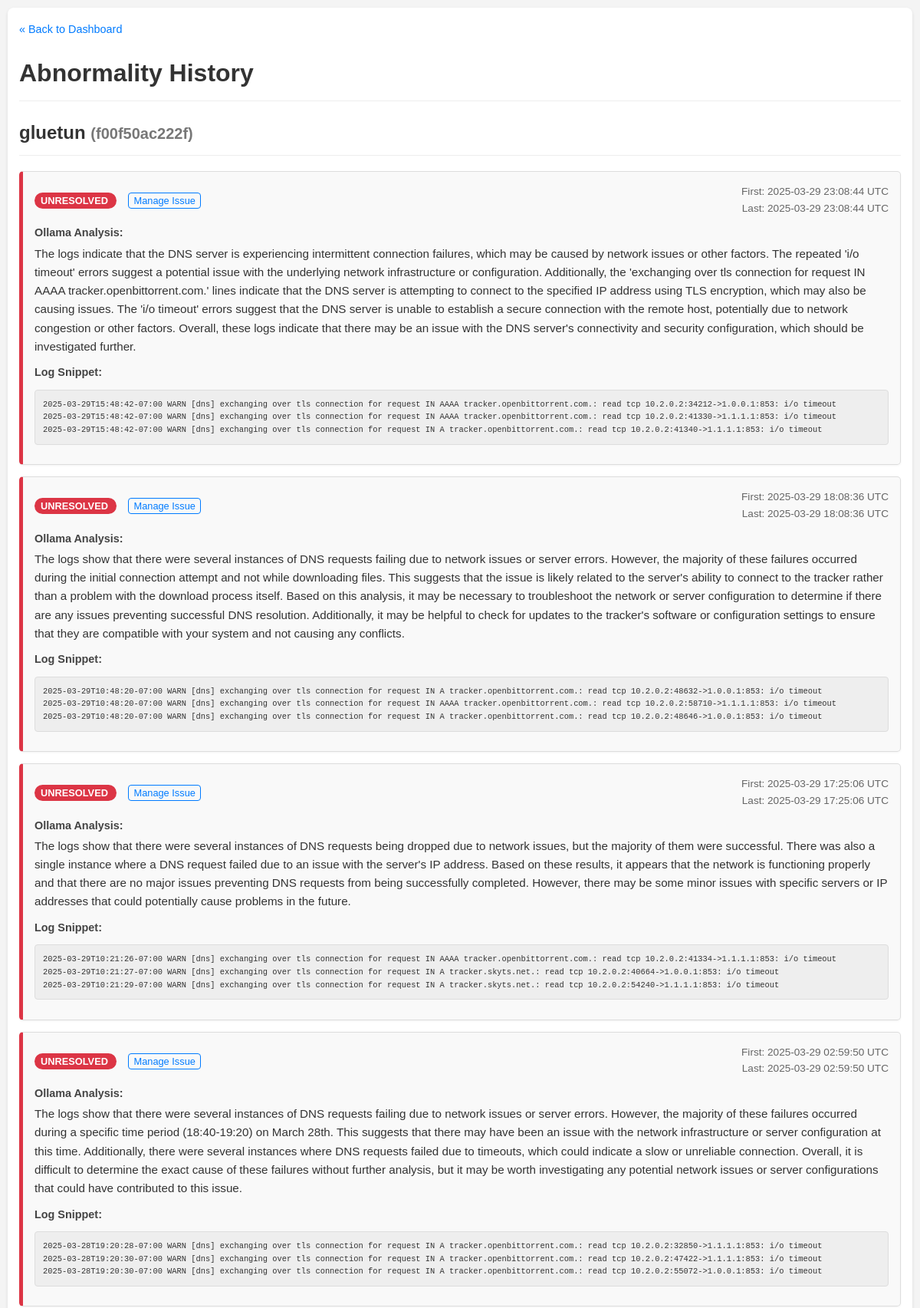
Page /history/f00f50ac222f5f7a17e6c27aef7cb144042b7a2ab6289baa478d7ef57e1e4045 (upper part) on the committed database.
### tables this page shows
CREATE TABLE abnormalities (
                id INTEGER PRIMARY KEY AUTOINCREMENT,
                container_name TEXT NOT NULL,
                container_id TEXT NOT NULL,
                log_snippet TEXT NOT NULL,
                ollama_analysis TEXT,
                first_detected_timestamp TEXT,
                last_detected_timestamp TEXT,
                status TEXT DEFAULT 'unresolved',
                resolution_notes TEXT,
                UNIQUE(container_id, log_snippet)
            );

### app.py (the view)
@app.route('/history/<string:container_id>')
def container_history(container_id):
    if not container_id or len(container_id) < 12: abort(404)
    history_records = db.get_abnormalities_by_container(container_id)
    container_name = history_records[0]['container_name'] if history_records else f"ID: {container_id[:12]}"
    display_timezone_obj = get_display_timezone()
    with settings_lock: current_color_settings = {k: v for k, v in app_settings.items() if k.startswith('color_')}
    return render_template('history.html', records=history_records, container_name=container_name, container_id=container_id, timezone_obj=display_timezone_obj, color_settings=current_color_settings)

### app.py (called while the page is built)
def get_display_timezone():
    global SCHEDULER_TIMEZONE
    try: return pytz.timezone(SCHEDULER_TIMEZONE)
    except pytz.exceptions.UnknownTimeZoneError:
        logging.warning(f"Invalid TZ '{SCHEDULER_TIMEZONE}'. Using UTC."); SCHEDULER_TIMEZONE = "UTC"; return pytz.utc

### db.py (called while the page is built)
def _parse_iso_datetime(iso_string):
    if not iso_string: return None
    try:
        if 'T' not in iso_string: return iso_string
        if '+' in iso_string: iso_string = iso_string.split('+')[0]
        if 'Z' in iso_string: iso_string = iso_string.replace('Z', '')
        if '.' in iso_string:
             dt_part, ms_part = iso_string.split('.')
             ms_part = ms_part[:6]; iso_string = f"{dt_part}.{ms_part}"
        return datetime.datetime.fromisoformat(iso_string)
    except (ValueError, TypeError) as e:
        logging.warning(f"Could not parse ISO timestamp '{iso_string}': {e}")
        return iso_string

def get_db():
    try:
        os.makedirs(DATABASE_DIR, exist_ok=True)
    except OSError as e:
        logging.error(f"Could not create database directory {DATABASE_DIR}: {e}")
    conn = sqlite3.connect(DATABASE, detect_types=sqlite3.PARSE_DECLTYPES | sqlite3.PARSE_COLNAMES)
    conn.row_factory = sqlite3.Row
    return conn

def _row_to_dict_with_parsed_dates(row):
    if not row: return None
    item = dict(row)
    item['first_detected_timestamp'] = _parse_iso_datetime(item.get('first_detected_timestamp'))
    item['last_detected_timestamp'] = _parse_iso_datetime(item.get('last_detected_timestamp'))
    return item

def get_abnormalities_by_container(container_id):
    conn = get_db(); cursor = conn.cursor(); results = []
    try:
        cursor.execute("SELECT * FROM abnormalities WHERE container_id = ? ORDER BY last_detected_timestamp DESC", (container_id,))
        rows = cursor.fetchall()
        for row in rows: results.append(_row_to_dict_with_parsed_dates(row))
    except sqlite3.Error as e: logging.error(f"Error fetching abnormalities for container {container_id[:12]}: {e}")
    finally: conn.close()
    return results

### templates/history.html (shortened to what this page needs)
<!DOCTYPE html>
<html lang="en">
<head>
    <link rel="stylesheet" href="{{ url_for('static', filename='style.css') }}">
</head>
<body>
    <div class="container">
        <a href="{{ url_for('index') }}" class="back-link">« Back to Dashboard</a>
        <h1>Abnormality History</h1>
        <h2>{{ container_name }} <small style="color: #777;">({{ container_id[:12] }})</small></h2>
        {% if records %}
            <ul class="history-list">
                {% for record in records %}
                    <li class="history-item" data-status="{{ record.status }}">
                        <div class="history-header">
                            <div>
                                <span class="status-badge status-{{ record.status }}">
                                    {{ record.status | replace('_', ' ') | title }}
                                </span>
                                {% if record.status == 'unresolved' %}
                                    <a href="{{ url_for('manage_abnormality', abnormality_id=record.id) }}" class="manage-link-history">Manage Issue</a>
                                {% endif %}
                            </div>
                            <div class="timestamps">
                                {% if record.first_detected_timestamp %}
                                    First: {{ record.first_detected_timestamp.astimezone(timezone_obj).strftime('%Y-%m-%d %H:%M:%S %Z') if record.first_detected_timestamp and timezone_obj else record.first_detected_timestamp.strftime('%Y-%m-%d %H:%M:%S') if record.first_detected_timestamp else 'N/A' }}
                                    <br>
                                {% endif %}
                                Last: {{ record.last_detected_timestamp.astimezone(timezone_obj).strftime('%Y-%m-%d %H:%M:%S %Z') if record.last_detected_timestamp and timezone_obj else record.last_detected_timestamp.strftime('%Y-%m-%d %H:%M:%S') if record.last_detected_timestamp else 'N/A' }}
                            </div>
                        </div>
                        <div class="detail-block">
                            <strong>Ollama Analysis:</strong>
                            <p>{{ record.ollama_analysis | default('(Not Available)', true) }}</p>
                        </div>
                        <div class="detail-block">
                            <strong>Log Snippet:</strong>
                            <pre>{{ record.log_snippet | default('(Not Available)', true) }}</pre>
                        </div>
                    </li>
                {% endfor %}
            </ul>
        {% else %}
            <p>No abnormality history found for this container.</p>
        {% endif %}
    </div>
</body>
</html>

### static/style.css (style rules this page uses)
body { font-family: sans-serif; line-height: 1.6; margin: 20px; background-color: #f4f4f4; }
h1, h2 { color: #333; }
.container { background: #fff; padding: 20px; border-radius: 8px; box-shadow: 0 2px 4px rgba(0,0,0,0.1); }
pre { background: #eee; padding: 10px; border-radius: 4px; white-space: pre-wrap; word-wrap: break-word; font-size: 0.9em; max-height: 200px; overflow-y: auto; }
.status-unresolved { color: red; font-weight: bold; }

### templates/history.html (style rules this page uses)
body { font-family: sans-serif; line-height: 1.6; margin: 0; padding: 10px; background-color: #f4f4f4; color: #333; }
*, *:before, *:after { box-sizing: border-box; }
.container { background: #fff; padding: 15px; border-radius: 8px; box-shadow: 0 2px 4px rgba(0,0,0,0.1); margin-bottom: 15px; max-width: 1200px; margin-left: auto; margin-right: auto; }
h1, h2 { color: #333; border-bottom: 1px solid #eee; padding-bottom: 10px; margin-top: 0; }
pre { background: #eee; padding: 10px; border-radius: 4px; white-space: pre-wrap; word-wrap: break-word; font-size: 0.85em; max-height: 200px; overflow-y: auto; border: 1px solid #ddd; }
.back-link { display: inline-block; margin-bottom: 20px; color: #007bff; text-decoration: none; font-size: 0.9em; }
.history-list { list-style: none; padding: 0; }
.history-item { background-color: #f9f9f9; border: 1px solid #ddd; border-radius: 5px; margin-bottom: 15px; padding: 15px; box-shadow: 0 1px 3px rgba(0,0,0,0.05); border-left: 5px solid #ccc; }
.history-header { display: flex; justify-content: space-between; align-items: center; margin-bottom: 10px; flex-wrap: wrap; gap: 10px; }
.status-badge { padding: 3px 8px; border-radius: 12px; font-size: 0.8em; font-weight: bold; text-transform: uppercase; color: white; white-space: nowrap; }
.status-unresolved { background-color: red; }
.timestamps { font-size: 0.85em; color: #666; text-align: right; }
.detail-block { margin-bottom: 10px; }
.detail-block strong { display: block; color: #444; margin-bottom: 3px; font-size: 0.9em; }
.detail-block p { margin: 0; font-size: 0.95em; }
.detail-block pre { font-size: 0.8em; }
.manage-link-history { font-size: 0.8em; margin-left: 15px; padding: 2px 6px; border: 1px solid #007bff; color: #007bff; text-decoration: none; border-radius: 4px; white-space: nowrap; }

### rows in the picture
abnormalities: container_name "gluetun", status "UNRESOLVED", first_detected_timestamp.astimezone "2025-03-29 23:08:44 UTC", last_detected_timestamp.astimezone "2025-03-29 23:08:44 UTC", ollama_analysis "The logs indicate that the DNS server is experiencing intermittent connection failures, which may be caused by network issues or other factors. The repeated 'i/o timeout' errors suggest a potential issue with the underlying network infrastructure or configuration. Additionally, the 'exchanging over tls connection for request IN AAAA tracker.openbittorrent.com.' lines indicate that the DNS server is attempting to connect to the specified IP address using TLS encryption, which may also be causing issues. The 'i/o timeout' errors suggest that the DNS server is unable to establish a secure connection with the remote host, potentially due to network congestion or other factors. Overall, these…", log_snippet "2025-03-29T15:48:42-07:00 WARN [dns] exchanging over tls connection for request IN AAAA tracker.openbittorrent.com.: read tcp 10.2.0.2:34212->1.0.0.1:853: i/o timeout 2025-03-29T15:48:42-07:00 WARN [dns] exchanging over tls connection for request IN AAAA tracker.openbittorrent.com.: read tcp 10.2.0.2:41330->1.1.1.1:853: i/o timeout 2025-03-29T15:48:42-07:00 WARN [dns] exchanging over tls connection for request IN A tracker.openbittorrent.com.: read tcp 10.2.0.2:41340->1.1.1.1:853: i/o timeout"
abnormalities: status "UNRESOLVED", first_detected_timestamp.astimezone "2025-03-29 18:08:36 UTC", last_detected_timestamp.astimezone "2025-03-29 18:08:36 UTC", ollama_analysis "The logs show that there were several instances of DNS requests failing due to network issues or server errors. However, the majority of these failures occurred during the initial connection attempt and not while downloading files. This suggests that the issue is likely related to the server's ability to connect to the tracker rather than a problem with the download process itself. Based on this analysis, it may be necessary to troubleshoot the network or server configuration to determine if there are any issues preventing successful DNS resolution. Additionally, it may be helpful to check for updates to the tracker's software or configuration settings to ensure that they are compatible…", log_snippet "2025-03-29T10:48:20-07:00 WARN [dns] exchanging over tls connection for request IN A tracker.openbittorrent.com.: read tcp 10.2.0.2:48632->1.0.0.1:853: i/o timeout 2025-03-29T10:48:20-07:00 WARN [dns] exchanging over tls connection for request IN AAAA tracker.openbittorrent.com.: read tcp 10.2.0.2:58710->1.1.1.1:853: i/o timeout 2025-03-29T10:48:20-07:00 WARN [dns] exchanging over tls connection for request IN A tracker.openbittorrent.com.: read tcp 10.2.0.2:48646->1.0.0.1:853: i/o timeout"
abnormalities: status "UNRESOLVED", first_detected_timestamp.astimezone "2025-03-29 17:25:06 UTC", last_detected_timestamp.astimezone "2025-03-29 17:25:06 UTC", ollama_analysis "The logs show that there were several instances of DNS requests being dropped due to network issues, but the majority of them were successful. There was also a single instance where a DNS request failed due to an issue with the server's IP address. Based on these results, it appears that the network is functioning properly and that there are no major issues preventing DNS requests from being successfully completed. However, there may be some minor issues with specific servers or IP addresses that could potentially cause problems in the future.", log_snippet "2025-03-29T10:21:26-07:00 WARN [dns] exchanging over tls connection for request IN AAAA tracker.openbittorrent.com.: read tcp 10.2.0.2:41334->1.1.1.1:853: i/o timeout 2025-03-29T10:21:27-07:00 WARN [dns] exchanging over tls connection for request IN A tracker.skyts.net.: read tcp 10.2.0.2:40664->1.0.0.1:853: i/o timeout 2025-03-29T10:21:29-07:00 WARN [dns] exchanging over tls connection for request IN A tracker.skyts.net.: read tcp 10.2.0.2:54240->1.1.1.1:853: i/o timeout"
abnormalities: status "UNRESOLVED", first_detected_timestamp.astimezone "2025-03-29 02:59:50 UTC", last_detected_timestamp.astimezone "2025-03-29 02:59:50 UTC", ollama_analysis "The logs show that there were several instances of DNS requests failing due to network issues or server errors. However, the majority of these failures occurred during a specific time period (18:40-19:20) on March 28th. This suggests that there may have been an issue with the network infrastructure or server configuration at this time. Additionally, there were several instances where DNS requests failed due to timeouts, which could indicate a slow or unreliable connection. Overall, it is difficult to determine the exact cause of these failures without further analysis, but it may be worth investigating any potential network issues or server configurations that could have contributed to this…", log_snippet "2025-03-28T19:20:28-07:00 WARN [dns] exchanging over tls connection for request IN A tracker.openbittorrent.com.: read tcp 10.2.0.2:32850->1.1.1.1:853: i/o timeout 2025-03-28T19:20:30-07:00 WARN [dns] exchanging over tls connection for request IN A tracker.openbittorrent.com.: read tcp 10.2.0.2:47422->1.1.1.1:853: i/o timeout 2025-03-28T19:20:30-07:00 WARN [dns] exchanging over tls connection for request IN A tracker.openbittorrent.com.: read tcp 10.2.0.2:55072->1.0.0.1:853: i/o timeout"

### other values in the picture
{{ container_id[:12] }} "f00f50ac222f"
